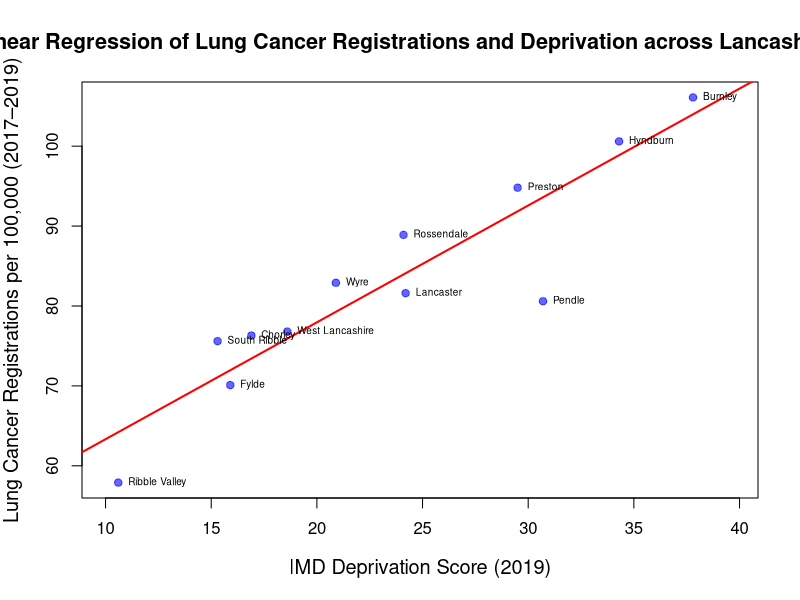
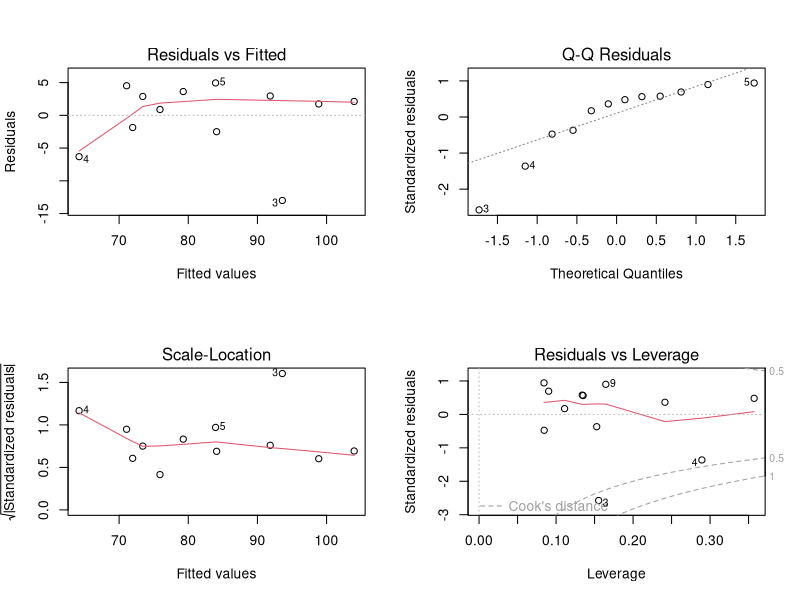
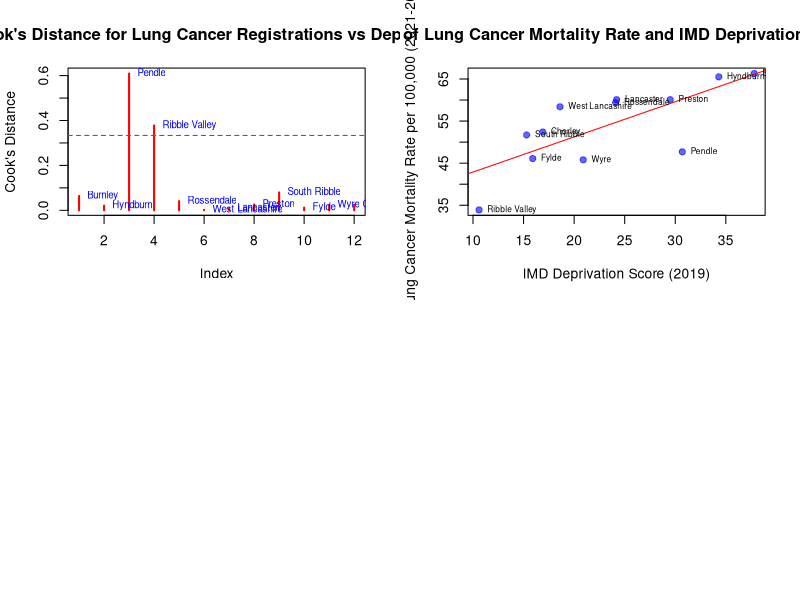
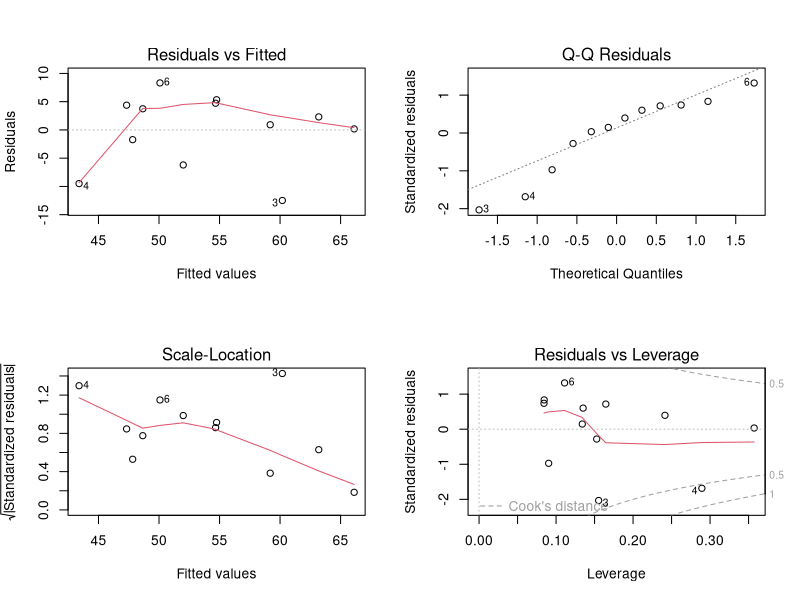
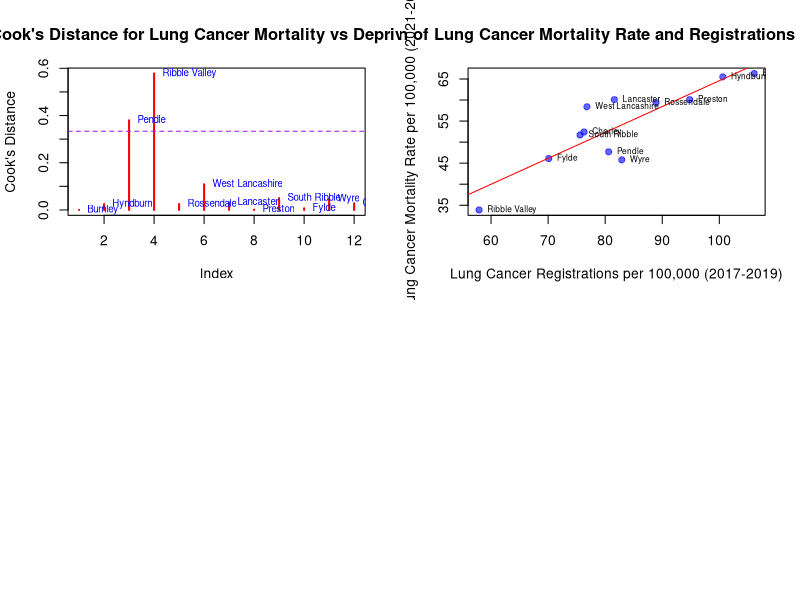
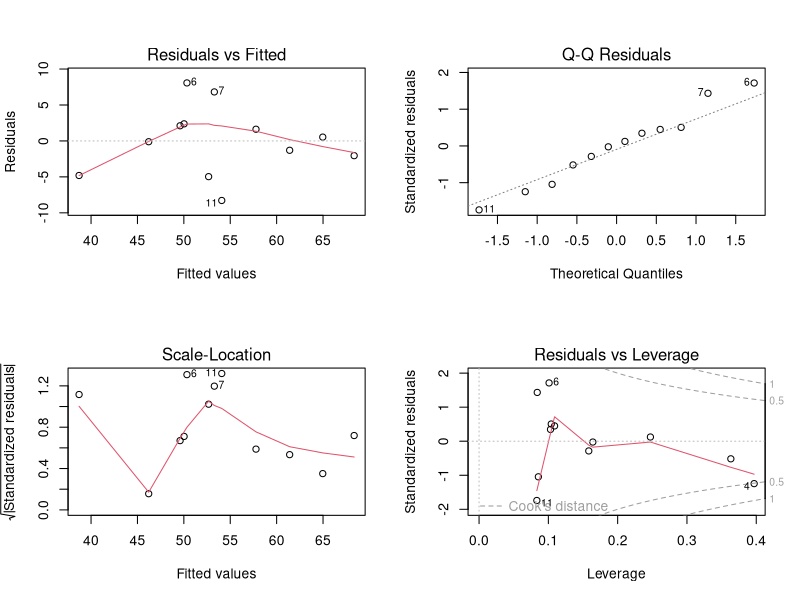
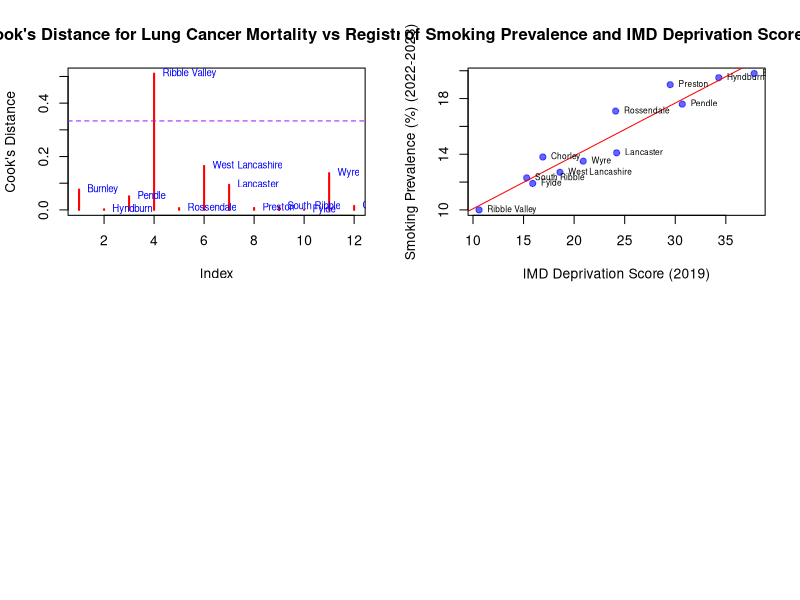
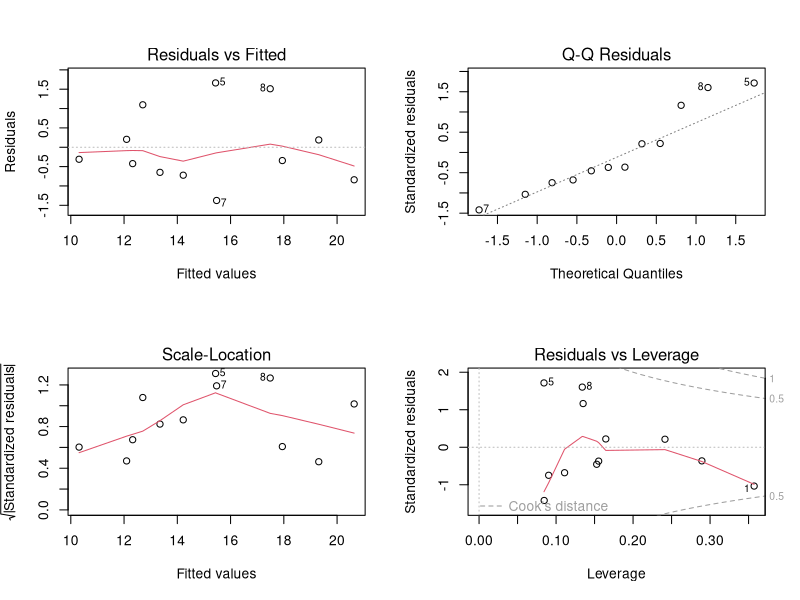

Generate these figures, in order, with R:
## ---- chunk 1
knitr::opts_chunk$set(echo = TRUE)
## ---- chunk 2

library(tidyverse) # load tidyverse package to make graphs and format the data in tables
library(car) # load car package for vifs to test for multicollinearity in multiple linear regressions

## ---- chunk 3

# Load the CSV files for Lung Cancer Registrations vs Deprivation
lungcancer_registrations_deprivation <- read.csv("Lung_cancer_registrations_vs_deprivation.csv")
lungcancer_registrations_deprivation

# Load the CSV files for Lung Cancer Mortality Rate vs Deprivation
lungcancer_mortality_deprivation <- read.csv("Lung_cancer_mortality_vs_deprivation.csv")
lungcancer_mortality_deprivation 

# Load the CSV files for Lung Cancer Mortality Rate vs Lung Cancer Registrations
lungcancer_registrations_mortality <- read.csv("lungcancer_registrations_mortality.csv")
lungcancer_registrations_mortality

# Load the CSV files for Smoking Prevalence vs Deprivation
smoking_deprivation <- read.csv("Smoking_deprivation.csv")
smoking_deprivation

# Load the CSV files for Smoking Prevalence vs Lung Cancer Registrations
smoking_lung_cancer_registrations <- read.csv("smoking_vs_registrations.csv")
smoking_lung_cancer_registrations

# Load the CSV files for Smoking Prevalence vs Lung Cancer Registrations
smoking_lung_cancer_mortality <- read.csv("smoking_mortality.csv")
smoking_lung_cancer_mortality

# Load CSV Files for Smoking Prevalence, Deprivation and Lung Cancer Registrations

smoking_deprivation_lung_cancer_registrations <- read.csv("lungcancer_deprivation_registrations_smoking.csv")
smoking_deprivation_lung_cancer_registrations


# Load CSV Files for Smoking Prevalence, Deprivation and  Lung Cancer Registrations

smoking_deprivation_lung_cancer_mortality <- read.csv("smoking_deprivation_mortality.csv")
smoking_deprivation_lung_cancer_mortality


## ---- chunk 4

# Function to rename the columns in a dataset  
rename_columns <- function(dataset, new_colnames) {  
   
   # Check if the number of new column names matches the number of columns in the dataset  
   if (ncol(dataset) != length(new_colnames)) {  
     stop("Error: The number of columns in the dataset does not match the provided column names.")  
     # stop() halts execution and returns an error message if the column counts do not match  
   }  
   
   # Assign the new column names to the dataset  
   colnames(dataset) <- new_colnames  
   
   # Return the modified dataset with the updated column names  
   return(dataset)  
}  

# Rename Columns for Each Dataset
lungcancer_registrations_deprivation <- rename_columns(
  lungcancer_registrations_deprivation,
  c("Local Authority", "IMD Deprivation Score (2019)", "Lung Cancer Registrations per 100,000 (2017-2019)")
)

lungcancer_mortality_deprivation <- rename_columns(
  lungcancer_mortality_deprivation,
  c("Local Authority", "IMD Deprivation Score (2019)", "Lung Cancer Mortality Rate per 100,000 (2021-2023)")
)

lungcancer_registrations_mortality <- rename_columns(
  lungcancer_registrations_mortality,
  c("Local Authority", "Lung Cancer Registrations per 100,000 (2017-2019)", "Lung Cancer Mortality Rate per 100,000 (2021-2023)")
)

smoking_deprivation <- rename_columns(
  smoking_deprivation,
  c("Local Authority", "IMD Deprivation Score (2019)", "Smoking Prevalence (%) (2022-2023)")
)

smoking_lung_cancer_registrations <- rename_columns(
  smoking_lung_cancer_registrations,
  c("Local Authority", "Smoking Prevalence (%) (2022-2023)", "Lung Cancer Registrations per 100,000 (2017-2019)")
)

smoking_lung_cancer_mortality <- rename_columns(
  smoking_lung_cancer_mortality,
  c("Local Authority", "Smoking Prevalence (%) (2022-2023)", "Lung Cancer Mortality Rate per 100,000 (2021-2023)")
)


smoking_deprivation_lung_cancer_registrations <- rename_columns(
  smoking_deprivation_lung_cancer_registrations,
   c("Local Authority", "IMD Deprivation Score (2019)", "Lung Cancer Registrations per 100,000 (2017-2019)", "Smoking Prevalence (%) (2022-2023)")
)

smoking_deprivation_lung_cancer_mortality <- rename_columns(
  smoking_deprivation_lung_cancer_mortality,
   c("Local Authority", "IMD Deprivation Score (2019)", "Smoking Prevalence (%) (2022-2023)", "Lung Cancer Mortality Rate per 100,000 (2021-2023)")
)
  
# Display the Processed Datasets 
lungcancer_registrations_deprivation
lungcancer_mortality_deprivation
lungcancer_registrations_mortality
smoking_deprivation
smoking_lung_cancer_registrations
smoking_deprivation_lung_cancer_mortality
smoking_deprivation_lung_cancer_registrations
smoking_deprivation_lung_cancer_mortality


## ---- chunk 5

# Fit the linear regression model to predict Lung Cancer Registrations based on IMD Deprivation Score

lm_lung_cancer_registration_vs_imd <- lm(
  `Lung Cancer Registrations per 100,000 (2017-2019)` ~ `IMD Deprivation Score (2019)`, 
  data = lungcancer_registrations_deprivation
)

# Summarise the linear regression model 
summary(lm_lung_cancer_registration_vs_imd)

# Plot the linear regression model
plot(
  lungcancer_registrations_deprivation$`IMD Deprivation Score (2019)`,
  lungcancer_registrations_deprivation$`Lung Cancer Registrations per 100,000 (2017-2019)`,
  xlab = "IMD Deprivation Score (2019)",
  ylab = "Lung Cancer Registrations per 100,000 (2017–2019)",
  main = "Linear Regression of Lung Cancer Registrations and Deprivation across Lancashire-12",
  pch = 19,
  col = rgb(0, 0, 1, 0.6),  # Blue with 60% opacity
  xlim = c(min(lungcancer_registrations_deprivation$`IMD Deprivation Score (2019)`) * 0.95,
           max(lungcancer_registrations_deprivation$`IMD Deprivation Score (2019)`) * 1.05),
  cex.lab = 1.2,
  cex.main = 1.3
)

# Add red regression line
abline(lm_lung_cancer_registration_vs_imd, col = "red", lwd = 2)



# Add labels for each Local Authority to identify the data points
text(
  lungcancer_registrations_deprivation$`IMD Deprivation Score (2019)`,  
  lungcancer_registrations_deprivation$`Lung Cancer Registrations per 100,000 (2017-2019)`,  
  labels = lungcancer_registrations_deprivation$`Local Authority`,  
  pos = 4,  
  cex = 0.6,  
  col = "black"  
)



## ---- chunk 6

# Set layout for 2x2 grid of the 4 diagnostic plots
par(mfrow = c(2, 2))  # Arrange plots in a 2x2 grid

# Create the 4 diagnostic plots for the Lung Cancer Registrations vs Deprivation model
plot(lm_lung_cancer_registration_vs_imd)


# Calculate Cook's Distance for the Lung Cancer Registrations vs Deprivation model
cooksd <- cooks.distance(lm_lung_cancer_registration_vs_imd)

# Plot Cook's Distance 
plot(
  cooksd,
  main = "Cook's Distance for Lung Cancer Registrations vs Deprivation",  # Plot title
  ylab = "Cook's Distance",  # Y-axis label
  type = "h",               # Use vertical lines for Cook's Distance
  col = "red",              # Make the lines red
  lwd = 2                   # Line width
)

# Add labels for each Local Authority
text(
  x = 1:length(cooksd),
  y = cooksd,
  labels = lungcancer_registrations_deprivation$`Local Authority`,  # Local Authority names
  cex = 0.7,                # Adjust text size for readability
  pos = 4,                  # Position labels to the right of each point
  col = "blue"              # Set label colour to blue
)

# Add a threshold line for Cook's Distance (4/n rule)
threshold <- 4 / length(cooksd)  # Common threshold is 4/n
abline(h = threshold, col = "purple", lty = 2)  # Dashed purple line for threshold


## ---- chunk 7

# Fit the linear regression model to predict Lung Cancer Mortality Rate based on IMD Deprivation Score 
lm_lung_cancer_mortality_vs_imd <- lm(
  `Lung Cancer Mortality Rate per 100,000 (2021-2023)` ~ `IMD Deprivation Score (2019)`, 
  data = lungcancer_mortality_deprivation
)

# Summarise the linear regression model 
summary(lm_lung_cancer_mortality_vs_imd)

# Plot the data points and the regression line
plot(
  lungcancer_mortality_deprivation$`IMD Deprivation Score (2019)`,   
  lungcancer_mortality_deprivation$`Lung Cancer Mortality Rate per 100,000 (2021-2023)`,   
  xlab = "IMD Deprivation Score (2019)",   # X-axis label
  ylab = "Lung Cancer Mortality Rate per 100,000 (2021-2023)",   # Y-axis label
  main = "Linear Regression of Lung Cancer Mortality Rate and IMD Deprivation across Lancashire-12",   # Plot title
  pch = 19,   # Solid dots
  col = rgb(0, 0, 1, 0.6)  # Blue with 60% opacity
)

# Add a red regression line to the model
abline(lm_lung_cancer_mortality_vs_imd, col = "red")

# Add labels for each Local Authority to identify the data points
text(
  lungcancer_mortality_deprivation$`IMD Deprivation Score (2019)`,  
  lungcancer_mortality_deprivation$`Lung Cancer Mortality Rate per 100,000 (2021-2023)`,  
  labels = lungcancer_mortality_deprivation$`Local Authority`,  
  pos = 4,  
  cex = 0.6,  
  col = "black"  
)


## ---- chunk 8

# Set layout for 2x2 grid of the 4 diagnostic plots
par(mfrow = c(2, 2))  # Arrange plots in a 2x2 grid

# Create the 4 diagnostic plots for the Lung Cancer Mortality vs Deprivation model
plot(lm_lung_cancer_mortality_vs_imd)


# Calculate Cook's Distance for the Lung Cancer Mortality vs Deprivation model
cooksd <- cooks.distance(lm_lung_cancer_mortality_vs_imd)

# Plot Cook's Distance 
plot(
  cooksd,
  main = "Cook's Distance for Lung Cancer Mortality vs Deprivation",  # Plot title
  ylab = "Cook's Distance",  # Y-axis label
  type = "h",               # Use vertical lines for Cook's Distance
  col = "red",              # Make the lines red
  lwd = 2                   # Line width
)

# Add labels for each Local Authority
text(
  x = 1:length(cooksd),
  y = cooksd,
  labels = lungcancer_mortality_deprivation$`Local Authority`,  # Use Local Authority names
  cex = 0.7,                # Adjust text size for readability
  pos = 4,                  # Position labels to the right of each point
  col = "blue"              # Set label colour to blue
)


# Add the threshold line for Cook's Distance (4/n rule)
threshold <- 4 / length(cooksd)  # Common threshold is 4/n
abline(h = threshold, col = "purple", lty = 2)  # Dashed purple line for threshold

## ---- chunk 9
# Fit the linear regression model with a quadratic term
lm_lung_cancer_mortality_vs_imd_quad <- lm(
  `Lung Cancer Mortality Rate per 100,000 (2021-2023)` ~ 
  `IMD Deprivation Score (2019)` + I(`IMD Deprivation Score (2019)`^2),
  data = lungcancer_mortality_deprivation
)

# Summarise the model
summary(lm_lung_cancer_mortality_vs_imd_quad)


# Compare models with ANOVA to assess whether the quadratic term improves the model
anova(lm_lung_cancer_mortality_vs_imd, lm_lung_cancer_mortality_vs_imd_quad)


## ---- chunk 10

# Fit the linear regression model to predict Lung Cancer Mortality Rate based on Cancer Registrations
lm_lung_cancer_mortality_vs_registrations <- lm(
  `Lung Cancer Mortality Rate per 100,000 (2021-2023)` ~ `Lung Cancer Registrations per 100,000 (2017-2019)`,  
  data = lungcancer_registrations_mortality
)

# Summarise the linear regression model
summary(lm_lung_cancer_mortality_vs_registrations)

# Plot the data points and the regression line
plot(
 lungcancer_registrations_mortality$`Lung Cancer Registrations per 100,000 (2017-2019)`,  # X-axis
  lungcancer_registrations_mortality$`Lung Cancer Mortality Rate per 100,000 (2021-2023)`,  # Y-axis
  xlab = "Lung Cancer Registrations per 100,000 (2017-2019)",  # X-axis label
  ylab = "Lung Cancer Mortality Rate per 100,000 (2021-2023)",  # Y-axis label
  main = "Linear Regression of Lung Cancer Mortality Rate and Registrations across Lancashire-12",  # Plot title
  pch = 19,  # Solid dots for data points
  col = rgb(0, 0, 1, 0.6)  # Blue dots with 60% opacity
)

# Add a red regression line to the plot
abline(lm_lung_cancer_mortality_vs_registrations, col = "red")


# Add labels for each Local Authority to identify the data points
text(
  lungcancer_registrations_mortality$`Lung Cancer Registrations per 100,000 (2017-2019)`,  
  lungcancer_registrations_mortality$`Lung Cancer Mortality Rate per 100,000 (2021-2023)`,  
  labels = lungcancer_registrations_mortality$`Local Authority`,  
  pos = 4,  
  cex = 0.6,  
  col = "black"  
)



## ---- chunk 11

# Set layout for 2x2 grid of the 4 diagnostic plots
par(mfrow = c(2, 2))  # Arrange plots in a 2x2 grid

# Create the 4 diagnostic plots for the Lung Cancer Mortality vs Registrations model
plot(lm_lung_cancer_mortality_vs_registrations)


# Calculate Cook's Distance for the Lung Cancer Mortality vs Registrations model
cooksd <- cooks.distance(lm_lung_cancer_mortality_vs_registrations)

# Plot Cook's Distance 
plot(
  cooksd,
  main = "Cook's Distance for Lung Cancer Mortality vs Registrations",  # Plot title
  ylab = "Cook's Distance",  # Y-axis label
  type = "h",               # Use vertical lines for Cook's Distance
  col = "red",              # Make the lines red
  lwd = 2                   # Line width
)

# Add labels for each Local Authority
text(
  x = 1:length(cooksd),
  y = cooksd,
  labels = lungcancer_registrations_mortality$`Local Authority`,  # Use Local Authority names
  cex = 0.7,                # Adjust text size for readability
  pos = 4,                  # Position labels to the right of each point
  col = "blue"              # Set label colour to blue
)


# Add the threshold line for Cook's Distance (4/n rule)
threshold <- 4 / length(cooksd)  # Common threshold is 4/n
abline(h = threshold, col = "purple", lty = 2)  # Dashed purple line for threshold

## ---- chunk 12

# Fit the linear regression model to predict Smoking Prevalence based on IMD Deprivation Score
lm_smoking_prevalence_vs_deprivation <- lm(
  `Smoking Prevalence (%) (2022-2023)` ~ `IMD Deprivation Score (2019)`, 
  data = smoking_deprivation
)

# Summarise the linear regression model
summary(lm_smoking_prevalence_vs_deprivation)

# Plot the data points and the regression line
plot(
  smoking_deprivation$`IMD Deprivation Score (2019)`, 
  smoking_deprivation$`Smoking Prevalence (%) (2022-2023)`, 
  xlab = "IMD Deprivation Score (2019)",  # X-axis label
  ylab = "Smoking Prevalence (%) (2022-2023)",  # Y-axis label
  main = "Linear Regression of Smoking Prevalence and IMD Deprivation Score across Lancashire-12",  # Plot title
  pch = 19,  # Solid dots for data points
  col = rgb(0, 0, 1, 0.6)  # Blue dots with 60% opacity
)

# Add a red regression line to the plot
abline(lm_smoking_prevalence_vs_deprivation, col = "red")

# Add labels for each Local Authority to identify the data points
text(
  smoking_deprivation$`IMD Deprivation Score (2019)`,  
  smoking_deprivation$`Smoking Prevalence (%) (2022-2023)`,  
  labels = smoking_deprivation$`Local Authority`,  
  pos = 4,  
  cex = 0.6,  
  col = "black"  
)



## ---- chunk 13

# Set 2x2 grid for diagnostic plots
par(mfrow = c(2, 2))  # Arrange plots in a 2x2 grid

# Create the 4 diagnostic plots for the Lung Cancer Mortality vs Deprivation model
plot(lm_smoking_prevalence_vs_deprivation)


# Calculate Cook's Distance for the Lung Cancer Mortality vs Deprivation model
cooksd <- cooks.distance(lm_smoking_prevalence_vs_deprivation)

# Plot Cook's Distance
plot(
  cooksd,
  main = "Cook's Distance for Smoking Prevalence vs Deprivation",  # Plot title
  ylab = "Cook's Distance",  # Y-axis label
  type = "h",               # Use vertical lines for Cook's Distance
  col = "red",              # Make the lines red
  lwd = 2,                  # Line width
  ylim = c(0, 0.35)         # Extend the upper limit of the y-axis to 0.35 so threshold line is visible
)

# Add labels for each Local Authority
text(
  x = 1:length(cooksd),
  y = cooksd,
  labels = smoking_deprivation$`Local Authority`,  # Use Local Authority names
  cex = 0.7,                # Adjust text size for readability
  pos = 4,                  # Position labels to the right of each point
  col = "blue"              # Set label colour to blue
)


# Add the threshold line for Cook's Distance (4/n rule)
threshold <- 4 / length(cooksd)  # Common threshold is 4/n
abline(h = threshold, col = "purple", lty = 2)  # Dashed purple line for threshold

## ---- chunk 14
# Fit the linear regression model to predict Lung Cancer Registrations based on Smoking Prevalence
lm_lung_cancer_registrations_vs_smoking <- lm(
  `Lung Cancer Registrations per 100,000 (2017-2019)` ~ `Smoking Prevalence (%) (2022-2023)`, 
  data = smoking_lung_cancer_registrations
)

# Summarise the linear regression model
summary(lm_lung_cancer_registrations_vs_smoking)

# Plot the data points and the regression line
plot(
  smoking_lung_cancer_registrations$`Smoking Prevalence (%) (2022-2023)`, 
  smoking_lung_cancer_registrations$`Lung Cancer Registrations per 100,000 (2017-2019)`, 
  xlab = "Smoking Prevalence (%) (2022-2023)",  # X-axis label
  ylab = "Lung Cancer Registrations per 100,000 (2017-2019)",  # Y-axis label
  main = "Linear Regression of Lung Cancer Registrations and Smoking across Lancashire-12",  # Plot title
  pch = 19,  # Solid dots for data points
  col = rgb(0, 0, 1, 0.6)  # Blue dots with 60% opacity
)

# Add a red regression line to the plot
abline(lm_lung_cancer_registrations_vs_smoking, col = "red")

# Add labels for each Local Authority to identify the data points
text(
  smoking_lung_cancer_registrations$`Smoking Prevalence (%) (2022-2023)`,  
  smoking_lung_cancer_registrations$`Lung Cancer Registrations per 100,000 (2017-2019)`,  
  labels = smoking_lung_cancer_registrations$`Local Authority`,  
  pos = 4,  
  cex = 0.6,  
  col = "black"  
)




## ---- chunk 15

# Set 2x2 grid for diagnostic plots
par(mfrow = c(2, 2))  # Arrange plots in a 2x2 grid

# Create the 4 diagnostic plots for the Lung Cancer Incidence vs Smoking model
plot(lm_lung_cancer_registrations_vs_smoking)


# Calculate Cook's Distance for the Lung Cancer Incidence vs Smoking model
cooksd <- cooks.distance(lm_lung_cancer_registrations_vs_smoking)

# Plot Cook's Distance with an extended y-axis limit
plot(
  cooksd,
  main = "Cook's Distance for Lung Cancer Incidence vs Smoking",  # Plot title
  ylab = "Cook's Distance",  # Y-axis label
  type = "h",               # Use vertical lines for Cook's Distance
  col = "red",              # Make the lines red
  lwd = 2,                  # Line width
  ylim = c(0, 0.5)          # Extend the upper limit of the y-axis to 0.5 so threshold line is visible
)

# Add labels for each Local Authority
text(
  x = 1:length(cooksd),
  y = cooksd,
  labels = smoking_lung_cancer_registrations$`Local Authority`,  # Use Local Authority names
  cex = 0.7,                # Adjust text size for readability
  pos = 4,                  # Position labels to the right of each point
  col = "blue"              # Set label colour to blue
)


# Add the threshold line for Cook's Distance (4/n rule)
threshold <- 4 / length(cooksd)  # Common threshold is 4/n
abline(h = threshold, col = "purple", lty = 2)  # Dashed purple line for threshold
  


## ---- chunk 16

# Fit the linear regression model to predict Lung Cancer Mortality based on Smoking Prevalence
lm_lung_cancer_mortality_vs_smoking <- lm(
  `Lung Cancer Mortality Rate per 100,000 (2021-2023)` ~ `Smoking Prevalence (%) (2022-2023)`, 
  data = smoking_lung_cancer_mortality
)

# Summarise the linear regression model
summary(lm_lung_cancer_mortality_vs_smoking)

# Plot the data points and the regression line
plot(
  smoking_lung_cancer_mortality$`Smoking Prevalence (%) (2022-2023)`, 
  smoking_lung_cancer_mortality$`Lung Cancer Mortality Rate per 100,000 (2021-2023)`, 
  xlab = "Smoking Prevalence (%) (2022-2023)",  # X-axis label
  ylab = "Lung Cancer Mortality Rate per 100,000 (2021-2023)",  # Y-axis label
  main = "Linear Regression of Lung Cancer Mortality vs Smoking Prevalence",  # Plot title
  pch = 19,  # Solid dots for data points
  col = rgb(0, 0, 1, 0.6)  # Blue dots with 60% opacity
)

# Add a red regression line to the plot
abline(lm_lung_cancer_mortality_vs_smoking, col = "red")


# Add labels for each Local Authority to identify the data points
text(
  smoking_lung_cancer_mortality$`Smoking Prevalence (%) (2022-2023)`,  
  smoking_lung_cancer_mortality$`Lung Cancer Mortality Rate per 100,000 (2021-2023)`,  
  labels = smoking_lung_cancer_mortality$`Local Authority`,  
  pos = 4,  
  cex = 0.6,  
  col = "black"  
)



## ---- chunk 17

# Set 2x2 grid for diagnostic plots
par(mfrow = c(2, 2))  # Arrange plots in a 2x2 grid

# Create the 4 diagnostic plots for the Lung Cancer Mortality and Smoking model
plot(lm_lung_cancer_mortality_vs_smoking)

# Calculate Cook's Distance for the Lung Cancer Mortality and Smoking model
cooksd_mortality <- cooks.distance(lm_lung_cancer_mortality_vs_smoking)

# Plot Cook's Distance with an extended y-axis limit
plot(
  cooksd_mortality,
  main = "Cook's Distance - Lung Cancer Mortality Model",  # Plot title
  ylab = "Cook's Distance",  # Y-axis label
  type = "h",               # Use vertical lines for Cook's Distance
  col = "red",              # Make the lines red
  lwd = 2,                  # Line width
  ylim = c(0, 0.5)          # Extend the upper limit of the y-axis
)

# Add labels for each Local Authority
text(
  x = 1:length(cooksd_mortality),
  y = cooksd_mortality,
  labels = smoking_lung_cancer_mortality$`Local Authority`,  # Local Authority names
  cex = 0.7,                # Adjust text size for readability
  pos = 4,                  # Position labels to the right of each point
  col = "blue"              # Set label colour to blue
)

# Add the threshold line for Cook's Distance (4/n rule)
threshold_mortality <- 4 / length(cooksd_mortality)  # Common threshold is 4/n
abline(h = threshold_mortality, col = "purple", lty = 2)  # Dashed purple line for threshold


## ---- chunk 18
# Fit Multiple Linear Regression Model for Smoking and Deprivation Effect on Lung Cancer Registrations
lm_lungcancer_deprivation_smoking_interaction <- lm(
  `Lung Cancer Registrations per 100,000 (2017-2019)` ~ 
    `IMD Deprivation Score (2019)` * `Smoking Prevalence (%) (2022-2023)`,
  data = smoking_deprivation_lung_cancer_registrations
)

# Summarise the model
summary(lm_lungcancer_deprivation_smoking_interaction)

# Check for multicollinearity using Variance Inflation Factors (VIFs)
vif(lm_lungcancer_deprivation_smoking_interaction)

## ---- chunk 19
# Centre the predictors for lung cancer model as high multicollinearity
smoking_deprivation_lung_cancer_registrations$IMD_centered <- scale(
  smoking_deprivation_lung_cancer_registrations$`IMD Deprivation Score (2019)`,
  center = TRUE, scale = FALSE
)

smoking_deprivation_lung_cancer_registrations$Smoking_centered <- scale(
  smoking_deprivation_lung_cancer_registrations$`Smoking Prevalence (%) (2022-2023)`,
  center = TRUE, scale = FALSE
)

# Fit the multiple regression model with centered predictors and interaction
lm_lungcancer_deprivation_smoking_interaction_centered <- lm(
  `Lung Cancer Registrations per 100,000 (2017-2019)` ~ 
    IMD_centered * Smoking_centered,
  data = smoking_deprivation_lung_cancer_registrations
)

# Summarise the centred model
summary(lm_lungcancer_deprivation_smoking_interaction_centered)

# Check VIFs after centring
vif(lm_lungcancer_deprivation_smoking_interaction_centered)

